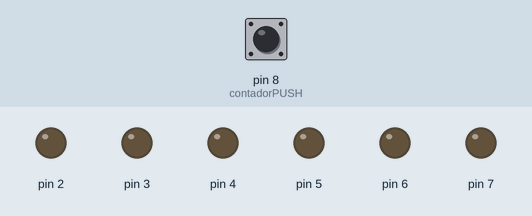
Bench run of a sketch on a simulated Arduino Uno, built with avr-gcc and run on an emulated ATmega328P. On the bench: output pins drawn as LEDs (lit = HIGH). The test bench sets the inputs (shaded band); at power-on: pin 8 (contadorPUSH) HIGH.

Above: at 1.3 s.
1.4 s: pin 8 (contadorPUSH) pulled LOW for 0.3 s
At 2.1 s:
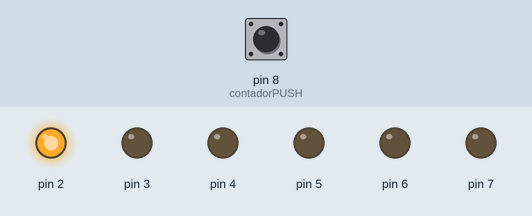
4.7 s: pin 8 (contadorPUSH) pulled LOW for 3.2 s
At 7.9 s:
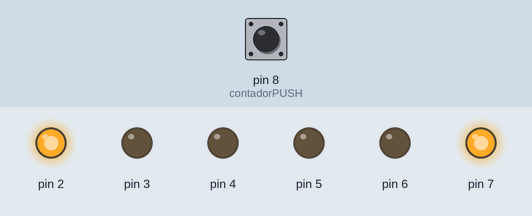
9.4 s: pin 8 (contadorPUSH) pulled LOW for 3.2 s
At 12.6 s:
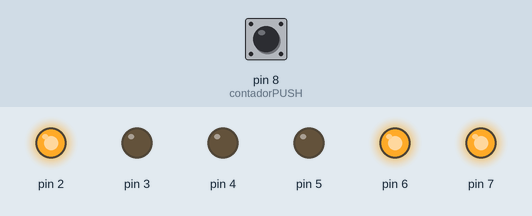
14.1 s: pin 8 (contadorPUSH) pulled LOW for 3.2 s
At 18.6 s:
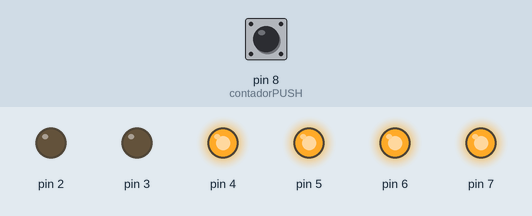
18.8 s: pin 8 (contadorPUSH) pulled LOW for 1 s
At 21.4 s:
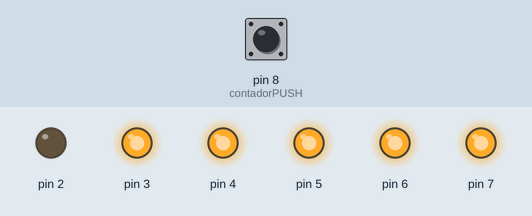
21.7 s: pin 8 (contadorPUSH) pulled LOW for 0.3 s
At 22.3 s:
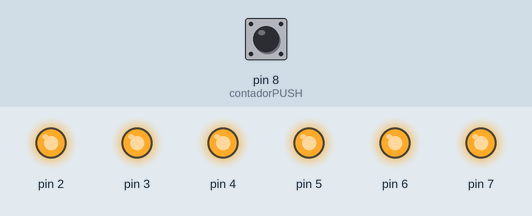
Timing chart, 0 to 24.5 s (numbered marks = the images above; inputs shaded):
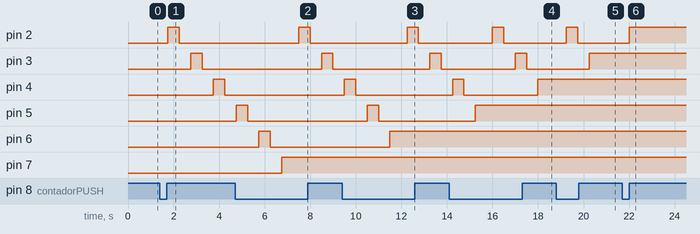

Measured:
- after the input at 1.4 s, pin 2: LOW → HIGH after 0.35 s, → LOW 0.50 s later; pin 3: LOW → HIGH after 1.4 s, → LOW 0.50 s later; pin 4: LOW → HIGH after 2.4 s, → LOW 0.50 s later
- after the input at 4.7 s, pin 2: LOW → HIGH after 2.8 s, → LOW 0.50 s later; pin 3: LOW → HIGH after 3.8 s, → LOW 0.50 s later
- after the input at 9.4 s, pin 2: LOW → HIGH after 2.9 s, → LOW 0.50 s later; pin 3: LOW → HIGH after 3.9 s, → LOW 0.50 s later
- after the input at 14.1 s, pin 2: LOW → HIGH after 1.9 s, → LOW 0.50 s later; pin 3: LOW → HIGH after 2.9 s, → LOW 0.50 s later
- after the input at 18.8 s, pin 2: LOW → HIGH after 0.45 s, → LOW 0.50 s later; pin 3: LOW → HIGH after 1.5 s
- after the input at 21.7 s, pin 2: LOW → HIGH after 0.30 s

The sketch:

Pila-de-conejos-con-boton.ino
```cpp
int i;
int k;
int estado;
int contadorPUSH = 8;
int contadorPOP = 1;
int PUSH = 1;
int POP = 0;

void setup() {
  pinMode(2, OUTPUT);
  pinMode(3, OUTPUT);
  pinMode(4, OUTPUT);
  pinMode(5, OUTPUT);
  pinMode(6, OUTPUT);
  pinMode(7, OUTPUT);
  pinMode(8, INPUT);
}

void loop() {
  estado = digitalRead(8);
  delay(250);
  if(estado == LOW && PUSH == 1){
    contadorPUSH--;
    if(contadorPUSH > 1){
      for(k = 2; k < contadorPUSH; k++){
        digitalWrite(k, HIGH);
        delay(500);
        digitalWrite(k, LOW);
        delay(500);
      }
      digitalWrite(contadorPUSH, HIGH);
      delay(500);
      if(contadorPUSH == 2){
        PUSH = 0;
        POP = 1;
        contadorPUSH = 8;
      }
    }
  }else if(estado == LOW && POP == 1){
    contadorPOP++;
    if(contadorPOP < 8){
      if (contadorPOP == 2){
        digitalWrite(contadorPOP, LOW);
        delay(500);

      }else{
        digitalWrite(contadorPOP, LOW);
        delay(500);
        for(i=contadorPOP-1; i > 1; i--){
          digitalWrite(i, HIGH);
          delay(500);
          digitalWrite(i, LOW);
          delay(500);
        }
      }
      if(contadorPOP == 7){
        PUSH = 1;
        POP = 0;
        contadorPOP = 1;
      }
    }
  }
}
```
